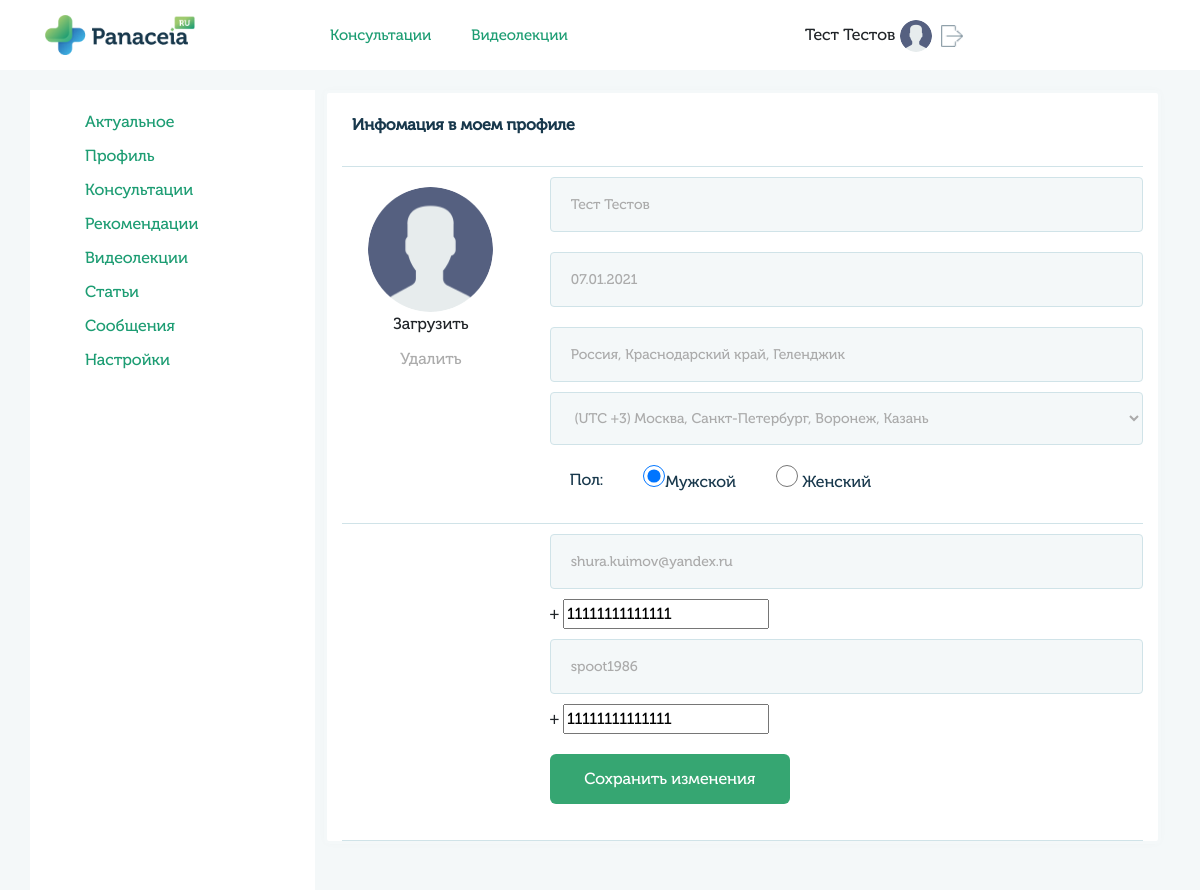
The app's page /profile/main/ (signed in), older data.
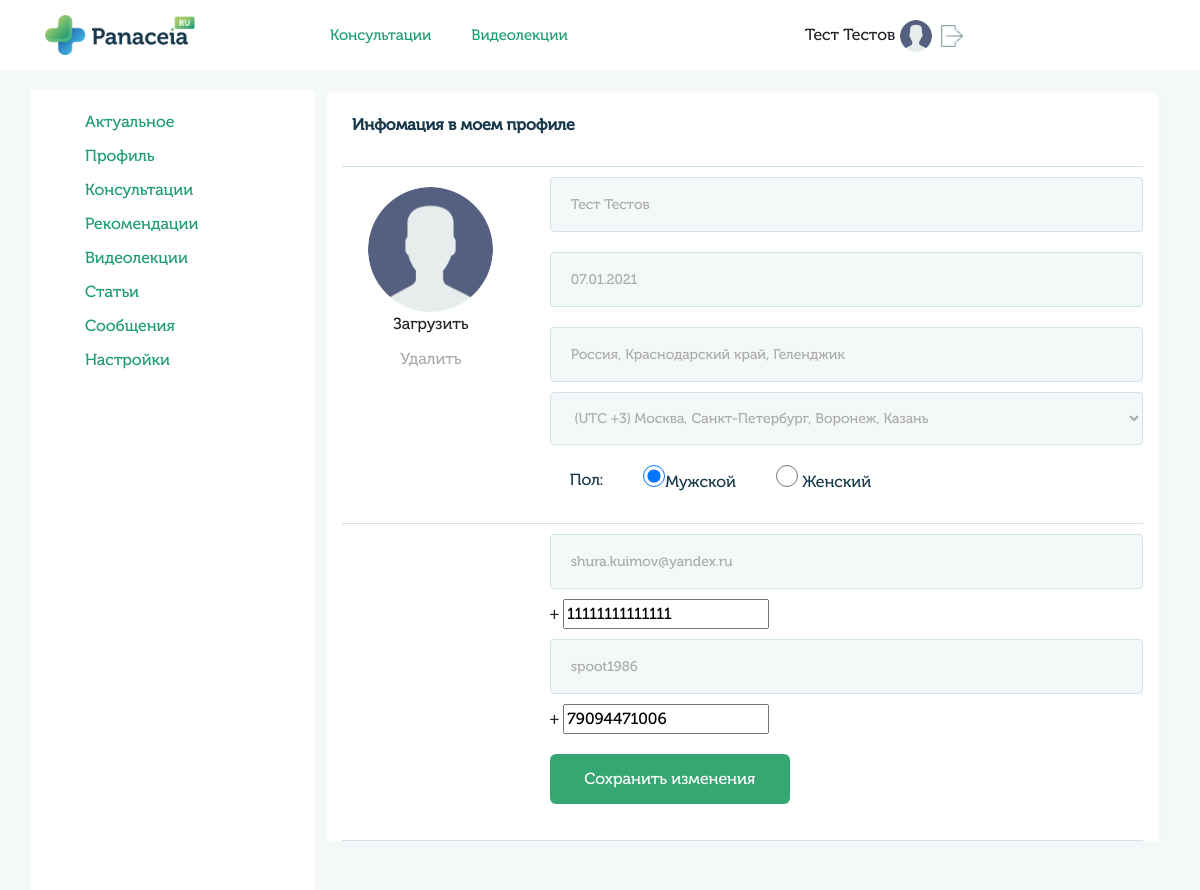
The same page, newer data.
### userprofile/models.py (models this page shows, shortened)
class UserMain(models.Model):
    user = models.OneToOneField(User, on_delete=models.CASCADE)
    gender_list = (
        ('male', 'Мужской'),
        ('female', 'Женский')
    )
    queryset = TimeZone.objects.all()
    time_zone_list = []
    for i in queryset:
         time_zone_list.append((i.name, i.title))
    gender = models.CharField(blank=True,  max_length=6, choices=gender_list, verbose_name='Пол')
    avatar = models.ImageField(blank=True, upload_to='images/users', verbose_name='Изображение')
    fio = models.CharField(blank=True, max_length=100, verbose_name='ФИО')
    dob = models.CharField(blank=True, max_length=10, verbose_name='Дата рождения')
    city = models.CharField(blank=True, max_length=200, verbose_name='Город')
    time_zone = models.CharField(blank=True, max_length=200, choices=time_zone_list, verbose_name='Временная зона')
    skype = models.CharField(blank=True, max_length=50, verbose_name='Skype')
    whatsapp = models.CharField(blank=True, max_length=20, verbose_name='WhatsApp')
    phone = models.CharField(blank=True, max_length=20, verbose_name='Номер телефона')
    coords = models.CharField(blank=True, max_length=200, verbose_name='Координаты')
    class Meta:
        verbose_name = 'Профиль'
        verbose_name_plural = 'Профили'

### userprofile/views.py (the view, shortened to what this page needs)
# urls.py: path('profile/main/', views.profile_page_view, name='user_profile_main'),
@login_required
def profile_page_view(request):
    if request.user.is_authenticated:
        user_profile = UserMain.objects.get(user=request.user)
        user_doctor = UserDoctor.objects.get(user=request.user)
        user_spec = Specialty.objects.filter(content=request.user)
        user_associations = Associations.objects.filter(content=request.user)
        user_education = Education.objects.filter(content=request.user)
        user_qualification = Qualification.objects.filter(content=request.user)
        user_services = Service.objects.filter(content=request.user)
        user_documents = Document.objects.filter(content=request.user)
        timezone = TimeZone.objects.all()
        articles = Article.objects.all()
        specialty_list = SpecialtyList.objects.all()
        data = {'user_profile': user_profile}
        if request.path == '/profile/consalt_user/':
            meetings = get_meetings_list(Meeting, Specialty, UserMain, request.user.id)
            data.update({'meetings': meetings})
        if request.path == '/profile/grafik/':
            if request.user.groups.filter(name='doctors').exists():
                return render(request, 'profile/grafik.html', data)
            else:
                return render(request, 'errs/404.html')
        if request.path == '/profile/info/':
            return render(request, 'profile/profile.html', data)
        if request.path == '/profile/main/':
            doctor_data = {
                'user_doctor': user_doctor,
                'user_spec': user_spec,
                'user_associations': user_associations,
                'user_education': user_education,
                'user_qualification': user_qualification,
                'user_services': user_services,
                'user_documents': user_documents,
                'specialty_list': specialty_list,
                'timezone': timezone,
            }
            data.update(doctor_data)
            return render(request, 'profile/profile_main.html', data)
    else:
        return redirect('login')

### templates/profile/profile_main.html (shortened to what the changed rows need)
{% extends "base_generic.html" %}
{% block content %}
{% load static %}
<div class="col-md-9 px-4">
    <div class="row">
        <div class="col-md-12 block-info">
            <form action="{% url 'save_main_data' %}" method="POST" enctype="multipart/form-data">
                <div class="row">
                    <div class="col-md-9">
                        <input type="text" name="fio" value="{{user_profile.fio}}" minlength="3" maxlength="100" placeholder="ФИО" required>
                        <input type="text" name="dob" class="dob" value="{{user_profile.dob}}" maxlength="10" placeholder="Дата рождения (дд.мм.гггг)" required>
                        <input type="text" name="city" id="user-city" value="{{user_profile.city}}" minlength="3" maxlength="100" placeholder="Город" required>
                        <select class="" name="timezone">
                            {% for item in timezone %}
                                {% if user_profile.time_zone == item.name  %}
                                    <option value="{{ item.name }}">{{ item.title }}</option>
                                {% endif %}
                            {% endfor %}
                        </select>
                        <div class="sex-input">
                            <p>Пол:</p>
                            {%if user_profile.gender == "male" %}
                                <p><input type="radio" name="gender" value="male" checked>Мужской</p>
                            {% else %}
                                {%if user_profile.gender == "" %}
                                    <p><input type="radio" name="gender" value="male" checked>Мужской</p>
                                {% else %}
                                    <p><input type="radio" name="gender" value="male">Мужской</p>
                                {% endif %}
                            {% endif %}
                            {%if user_profile.gender == "female" %}
                                <p><input type="radio" name="gender" value="female" checked> Женский</p>
                            {% else %}
                                <p><input type="radio" name="gender" value="female"> Женский</p>
                            {% endif %}
                        </div>
                    </div>
                </div>
                <div class="row">
                    <div class="col-md-12">
                        <div class="row">
                            <div class="col-md-9">
                                <input type="text" name="email" value="{{user.email}}" minlength="5" maxlength="100" placeholder="E-mail">
                                + <input type="number" name="phone" value="{{user_profile.phone}}" maxlength="20" placeholder="Номер телефона" required>
                                <input type="text" name="skype" value="{{user_profile.skype}}" minlength="5" maxlength="50" placeholder="Skype">
                                + <input type="number" name="whatsapp" value="{{user_profile.whatsapp}}" maxlength="20" placeholder="Whatsapp">
                                <br>
                                <button type="submit" name="button">Сохранить изменения</button>
                            </div>
                        </div>
                    </div>
                </div>
            </form>
        </div>
    </div>
</div>
{% endblock %}

### templates/base_generic.html (shortened to what this page needs)
<html>
<head>
     {% load static %}
    <link rel="stylesheet" href="{% static 'css/stylelk.css' %}">
    <link rel="stylesheet" href="{% static 'css/bootstrap.min.css' %}">
    <link rel="stylesheet" href="{% static 'css/jquery-ui.css' %}">
    <link rel="stylesheet" href="{% static 'css/jquery.weekcalendar.css' %}">
    <link rel="stylesheet" href="{% static 'css/jquery.scrollbar.css' %}" >
    <link rel="stylesheet" href="{% static 'css/sp-style.css' %}" >
</head>
<body>
    <header>
        <div class="container">
            <div class="row">
                <div class="col-3">
                    <a href="{% url 'home' %}" class="logo-header"><img src="{% static 'img/logo.png' %}" alt="">
                    </a>
                </div>
                <div class="col-5">
                    <div class="botton-header">
                        <a href="#">Консультации</a><a href="#">Видеолекции</a>
                    </div>
                </div>
                <div class="col-4 header-info">
                    {% if request.user.is_authenticated %}
                        <div class="name-person">
                            {{user_profile.fio}}
                            {% if user_profile.avatar != '' %}
                                <img style="width:32px; height: 32px; padding:5px auto; object-fit: cover; border-radius:100px;" src="/media/{{user_profile.avatar}}" alt="">
                            {% else %}
                                <img style="width:32px; height: 32px; padding:5px auto; object-fit: cover; border-radius:100px;" src="{% static 'img/user.png' %}" alt="">
                            {% endif %}
                            <a href="{% url 'logout' %}"><img src="{% static 'img/logout.png' %}" alt=""></a>
                        </div>
                    {% endif %}
                </div>
            </div>
        </div>
    </header>
    <div class="bodylk">
        <div class="container">
            <div class="row">
                {% block sidebar %}
                <div class="col-md-3 sidebar">
                    {% if user.groups.all.0.name == "users" %}
                        <ul>
                            <li><a href="{% url 'user_profile' %}">Актуальное</a></li>
                            <li><a href="{% url 'user_profile_main' %}">Профиль</a></li>
                            <li><a href="{% url 'user_profile_consalt_user' %}">Консультации</a></li>
                            <li><a href="{% url 'user_profile_recomend' %}">Рекомендации</a></li>
                            <li><a href="{% url 'user_profile_videos' %}">Видеолекции</a></li>
                            <li><a href="{% url 'user_profile_articles' %}">Статьи</a></li>
                            <li><a href="">Сообщения</a></li>
                            <li><a href="{% url 'user_profile_settings' %}">Настройки</a></li>
                        </ul>
                    {% endif %}
                </div>
                {% endblock %}
                {% block content %}{% endblock %}
            </div>
        </div>
    </div>
</body>
</html>

Row changes from the older to the newer data that the page shows:
changed UserMain "Тест Тестов": whatsapp "11111111111111" → "79094471006"
